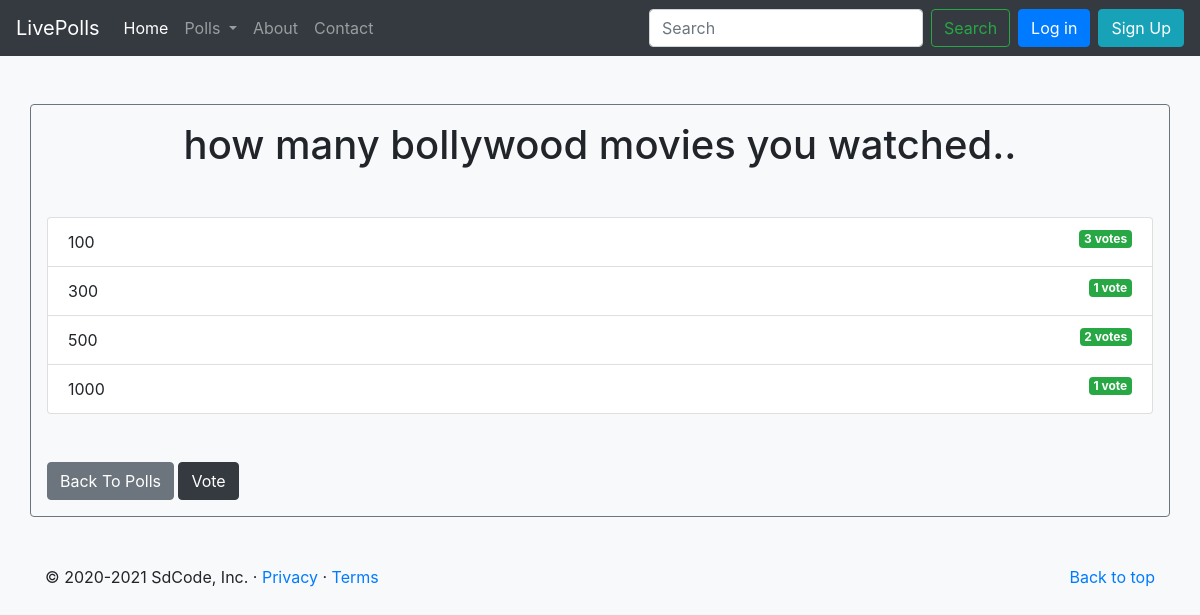
The page /users9/results/ on the database as committed earlier.
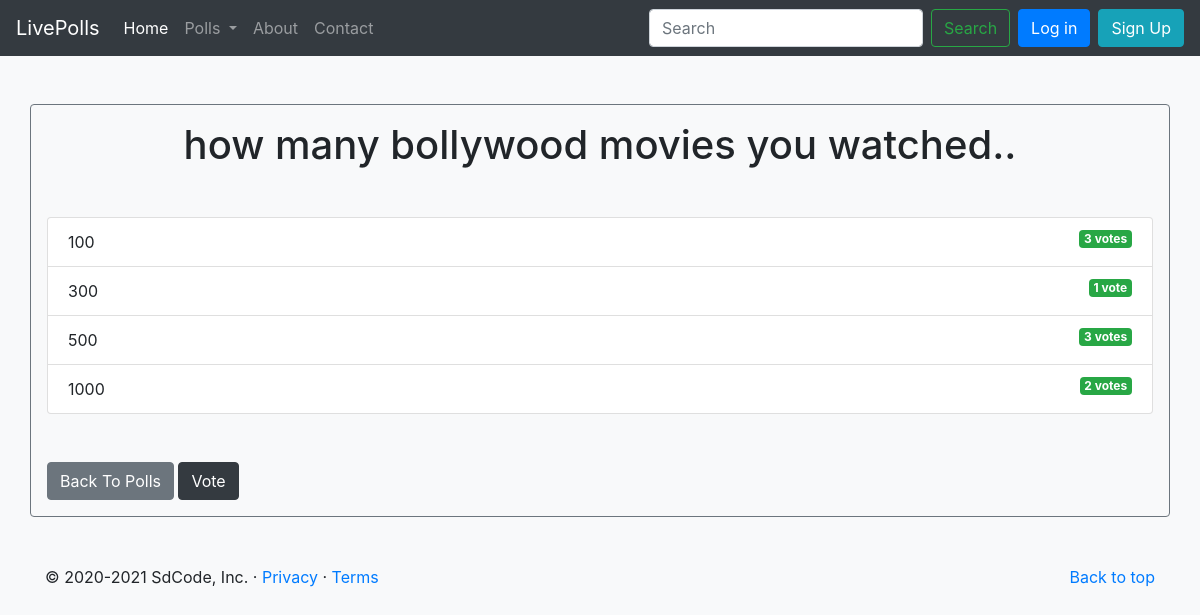
The same page on the database as committed later.
### users/models.py (models this page shows, shortened)
class Choice(models.Model):
    question = models.ForeignKey(Question, on_delete=models.CASCADE)
    choice_text = models.CharField(max_length=200)
    votes = models.IntegerField(default=0)

### users/views.py (the view)
# urls.py: path('<int:question_id>/results/', views.results, name='results'),
def results(request, question_id):
    question = get_object_or_404(Question, pk=question_id)
    return render(request, 'users/results.html', {'question': question})

### templates/users/results.html (shortened to what this page needs)
{% extends 'base.html' %}
{% block content %}
<div class="container p-3 border rounded border-secondary mt-5">
	<h1 class="mb-5 text-center">{{ question.question_text }}</h1>
	<ul class="list-group mb-5">
		{% for choice in question.choice_set.all %}
		<li class="list-group-item">
			{{ choice.choice_text }}  <span class="badge badge-success float-right">{{ choice.votes }} vote{{ choice.votes | pluralize }}</span>
		</li>
		{% endfor %}
	</ul>
	<a class="btn btn-secondary" href="{% url 'users:publicpolls' %}">Back To Polls</a>
	<a class="btn btn-dark" href="{% url 'users:details' question.sno %}">Vote</a>
</div>
{% endblock %}

Rows that differ between the two databases and show on the page:
changed Choice (number 3 of 4 on the later page): votes "2" → "3"
changed Choice (number 4 of 4 on the later page): votes "1" → "2"; votes|pluralize (not shown) → "s"
